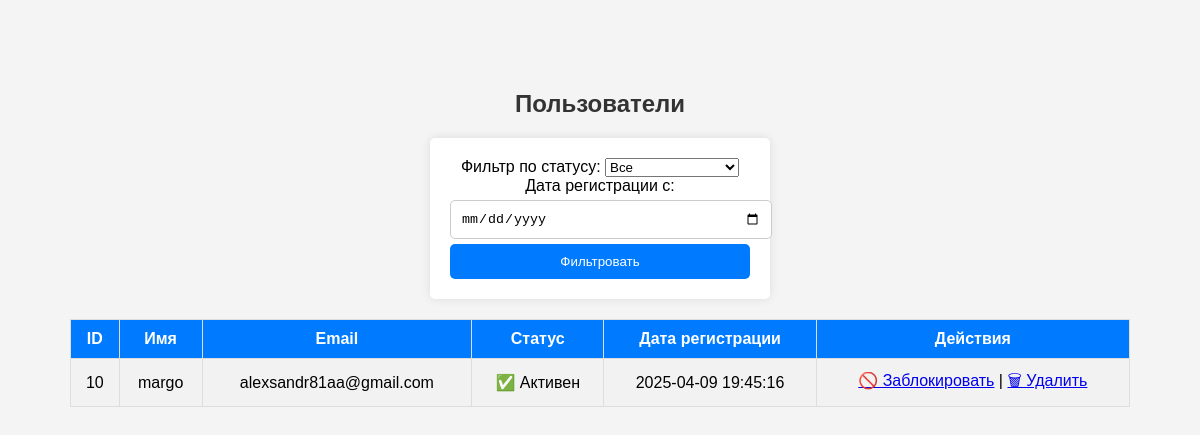
Before: /admin/users.php (signed in) with the older database file.
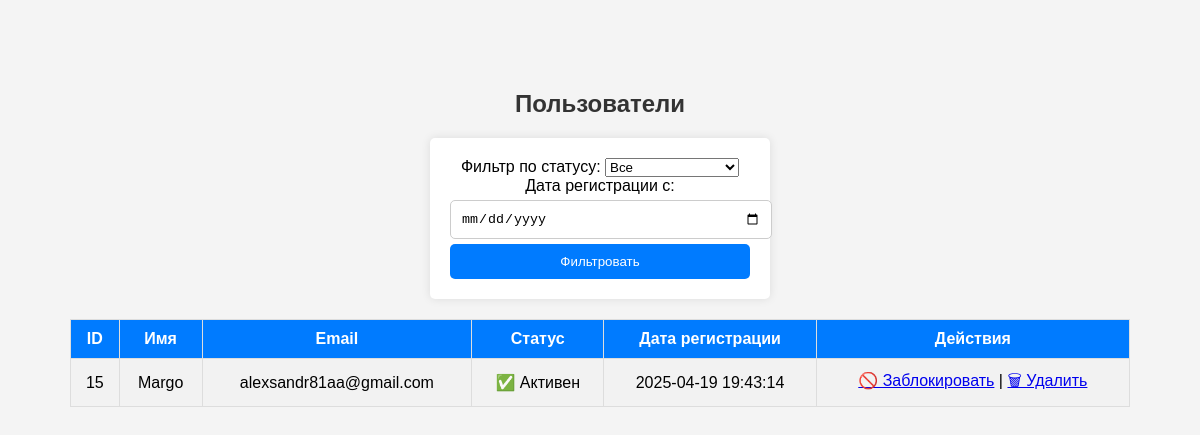
After: the same page with the newer database file.
### tables this page shows
CREATE TABLE `users` (
  `id` int(11) NOT NULL AUTO_INCREMENT,
  `name` varchar(255) NOT NULL,
  `email` varchar(100) NOT NULL,
  `password` varchar(255) NOT NULL,
  `created_at` timestamp NOT NULL DEFAULT current_timestamp(),
  `reset_token` varchar(64) DEFAULT NULL,
  `reset_token_created_at` timestamp NULL DEFAULT NULL,
  `status` enum('active','blocked') DEFAULT 'active',
  PRIMARY KEY (`id`),
  UNIQUE KEY `email` (`email`)
);

### admin/users.php (the view, shortened to what this page needs)
<?php
require_once '../database/db.php';
$date_filter = $_GET['date'] ?? '';
$query = "SELECT * FROM users WHERE 1";
$query .= " ORDER BY created_at DESC";
$stmt = $conn->prepare($query);
$stmt->execute();
$users = $stmt->fetchAll(PDO::FETCH_ASSOC);
?>
<!DOCTYPE html>
<html lang="ru">
<head>
    <link rel="stylesheet" href="/mysterymakers/admin/styles.css">
</head>
<body>
<h2>Пользователи</h2>
<form method="GET">
    <label>Фильтр по статусу:</label>
    <select name="status">
        <option value="">Все</option>
    </select>
    <label>Дата регистрации с:</label>
    <input type="date" name="date" value="<?= $date_filter; ?>">
    <button type="submit">Фильтровать</button>
</form>
<table border="1">
    <tr>
        <th>ID</th>
        <th>Имя</th>
        <th>Email</th>
        <th>Статус</th>
        <th>Дата регистрации</th>
        <th>Действия</th>
    </tr>
    <?php foreach ($users as $user): ?>
    <tr>
        <td><?= $user['id']; ?></td>
        <td><?= htmlspecialchars($user['name']); ?></td>
        <td><?= htmlspecialchars($user['email']); ?></td>
        <td><?= $user['status'] == 'active' ? '✅ Активен' : '❌ Заблокирован'; ?></td>
        <td><?= $user['created_at']; ?></td>
        <td>
            <?php if ($user['status'] == 'active'): ?>
                <a href="block_user.php?id=<?= $user['id']; ?>">🚫 Заблокировать</a>
            <?php else: ?>
                <a href="block_user.php?id=<?= $user['id']; ?>&action=unblock">🔓 Разблокировать</a>
            <?php endif; ?>
            |
            <a href="delete_user.php?id=<?= $user['id']; ?>" onclick="return confirm('Удалить пользователя?');">🗑 Удалить</a>
        </td>
    </tr>
    <?php endforeach; ?>
</table>
</body>
</html>

Changed rows visible on the page:
removed users: id "10", name "margo", email "alexsandr81aa@gmail.com", status "✅ Активен", created_at "2025-04-09 19:45:16"
added users: id "15", name "Margo", email "alexsandr81aa@gmail.com", status "✅ Активен", created_at "2025-04-19 19:43:14"
